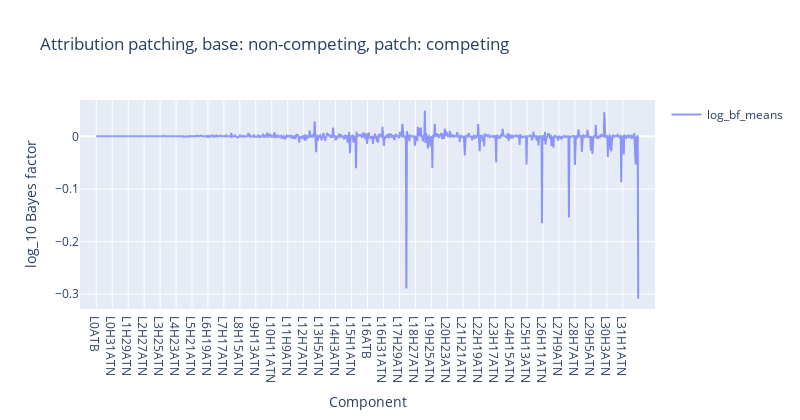

Notebook code cell kept with this figure:
### Code cell
log_bf_means = log_bf_aps.mean(axis=0)

utils.plot_head_data(
    lines=[
        (f"log_bf_means", log_bf_means / np.log(10), labels),
    ],
    spacing=32,
    title="Attribution patching, base: non-competing, patch: competing",
    yaxis_title="log_10 Bayes factor",
    xaxis_title="Component",
    height=420,
    width=800,
).show()

### Figure 1 — Plotly figure (JSON) as saved in the notebook; plotly's stock layout.template omitted (floating-point values rounded to 4 significant figures; data arrays with more than 128 entries replaced by an {"elided": "..."} marker saying what was removed)
{"data": [{"mode": "lines", "name": "log_bf_means", "opacity": 0.7, "type": "scatter", "x": {"elided": "1088 str values"}, "y": {"elided": "1088 float values"}}], "layout": {"height": 420, "hovermode": "x unified", "showlegend": true, "title": {"text": "Attribution patching, base: non-competing, patch: competing"}, "width": 800, "xaxis": {"range": [-32.64, 1121.0], "ticktext": ["L0ATB", "L0H31ATN", "L1H29ATN", "L2H27ATN", "L3H25ATN", "L4H23ATN", "L5H21ATN", "L6H19ATN", "L7H17ATN", "L8H15ATN", "L9H13ATN", "L10H11ATN", "L11H9ATN", "L12H7ATN", "L13H5ATN", "L14H3ATN", "L15H1ATN", "L16ATB", "L16H31ATN", "L17H29ATN", "L18H27ATN", "L19H25ATN", "L20H23ATN", "L21H21ATN", "L22H19ATN", "L23H17ATN", "L24H15ATN", "L25H13ATN", "L26H11ATN", "L27H9ATN", "L28H7ATN", "L29H5ATN", "L30H3ATN", "L31H1ATN"], "tickvals": [0, 32, 64, 96, 128, 160, 192, 224, 256, 288, 320, 352, 384, 416, 448, 480, 512, 544, 576, 608, 640, 672, 704, 736, 768, 800, 832, 864, 896, 928, 960, 992, 1024, 1056], "title": {"text": "Component"}}, "yaxis": {"title": {"text": "log_10 Bayes factor"}}}}
